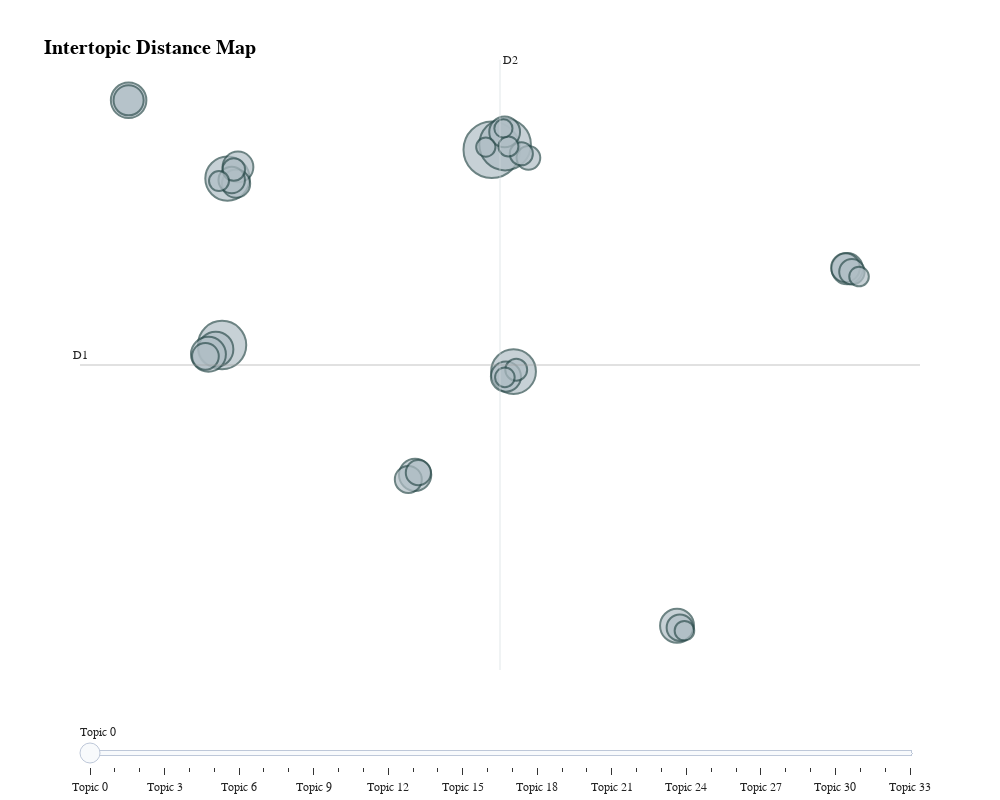

The cell this chart's notebook holds for it:
### Code cell
# ------------------------------------------------------------
# Visualize intertopic distances
# ------------------------------------------------------------

# N.B. UMAP (Uniform Manifold Approximation and Projection)
# used for dimensionality reduction. 
fig_2d = topic_model.visualize_topics(custom_labels=True)

# Update background and grid
fig_2d.update_layout(
    plot_bgcolor="white",
    paper_bgcolor="white",
    font_family="Arial",
    title_font_size=20,
    title_x=0.15,  # Center title
    width=1000,
    height=800,
    xaxis=dict(
        showgrid=False,
        zeroline=True,
        showline=True,
        ticks="outside",
        title=None
    ),
    yaxis=dict(
        showgrid=False,
        zeroline=True,
        showline=True,
        ticks="outside",
        title=None
    ),
    legend=dict(
        orientation="h",
        yanchor="bottom",
        y=1.02,
        xanchor="center",
        x=0.5
    )
)

fig_2d.write_image("../outputs/intertopic_distance_map_2D.png")
fig_2d.write_html("../outputs/intertopic_distance_map_2D.html")   

fig_2d.show()

### Figure 1 — Plotly figure (JSON) as saved in the notebook; plotly's stock layout.template omitted (floating-point values rounded to 4 significant figures)
{"data": [{"customdata": [[0, "safety | iosa | accidents | accident | audit", 233], [1, "security | information | smart security | passenger | screening", 194], [2, "settlement | billion | processed | bsp | cass", 170], [3, "charges | airport | airports | infrastructure | cost", 146], [4, "global | governments | important | great | future", 143], [5, "ndc | order | travel | retailing | distribution", 92], [6, "baggage | fast travel | fast | boarding | passengers", 90], [7, "cargo | e-freight | freight | e-awb | chain", 89], [8, "saf | corsia | emissions | production | carbon", 84], [9, "regulation | rights | passenger rights | regulations | smarter", 76], [10, "markets | growth | load | premium | capacity", 71], [11, "covid-19 | health | testing | travel | pandemic", 69], [12, "china | cargo | latam | express | royal", 69], [13, "tax | taxes | taxation | government | tourism", 66], [14, "data | intelligence | consulting | cargois | solutions", 66], [15, "cargo | trade | growth | global | demand", 60], [16, "world | commercial | jobs | people | economic", 58], [17, "unruly | mc99 | mp14 | passengers | incidents", 53], [18, "ceiv | lithium | batteries | dangerous | dangerous goods", 52], [19, "training | itdi | strategic | courses | partners", 51], [20, "emissions | carbon | environmental | technology | fuel efficiency", 51], [21, "profit | billion | net | profits | profitability", 47], [22, "slot | wsg | slots | airport | airport slot", 46], [23, " |  |  |  | ", 41], [24, "offices | box | somerset | north | office", 39], [25, "group | klm | france | david | egyptair", 37], [26, "atm | airspace | european | nextgen | traffic", 35], [27, "identity | id | digital | biometric | travel", 29], [28, "diversity | inclusion | diversity inclusion | female | gender", 29], [29, "ienva | waste | environmental | assessment | stage", 28], [30, "fuel | jet fuel | jet | supply | fuel supply", 28], [31, "oil | barrel | prices | fuel | price", 28], [32, "isago | ground | audits | audit | ground operations", 27], [33, "domestic | travel | rpks | international | traffic", 24]], "hovertemplate": "<b>Topic %{customdata[0]}</b><br>%{customdata[1]}<br>Size: %{customdata[2]}", "legendgroup": "", "marker": {"color": "#B0BEC5", "line": {"color": "DarkSlateGrey", "width": 2}, "size": [233, 194, 170, 146, 143, 92, 90, 89, 84, 76, 71, 69, 69, 66, 66, 60, 58, 53, 52, 51, 51, 47, 46, 41, 39, 37, 35, 29, 29, 28, 28, 28, 27, 24], "sizemode": "area", "sizeref": 0.1456, "symbol": "circle"}, "mode": "markers", "name": "", "orientation": "v", "showlegend": false, "type": "scatter", "x": [1.301, 1.744, -7.657, 2.024, -7.479, -10.76, -7.866, -8.111, 7.455, -1.245, 13.11, 1.729, -7.129, 1.771, -10.76, 13.05, -7.193, -1.472, -8.21, -7.338, 7.549, 13.26, -1.138, 2.518, 2.282, -7.268, 2.113, 1.854, -7.76, 7.7, 1.736, 13.5, 1.103, 1.688], "xaxis": "x", "y": [10.89, 11.15, 1.184, -0.1343, 9.454, 13.35, 0.9741, 0.7228, -12.77, -5.267, 4.975, 11.77, 10.03, -0.3862, 13.35, 5.027, 9.201, -5.494, 0.6216, 9.384, -12.86, 4.827, -5.16, 10.49, 10.69, 9.909, -0.04531, 11.05, 9.331, -13.01, -0.4218, 4.588, 11.02, 11.95], "yaxis": "y"}], "layout": {"annotations": [{"showarrow": false, "text": "D1", "x": -12.38, "y": 0.1912, "yshift": 10}, {"showarrow": false, "text": "D2", "x": 1.574, "xshift": 10, "y": 15.35}], "font": {"family": "Arial"}, "height": 800, "hoverlabel": {"bgcolor": "white", "font": {"family": "Rockwell", "size": 16}}, "legend": {"itemsizing": "constant", "orientation": "h", "tracegroupgap": 0, "x": 0.5, "xanchor": "center", "y": 1.02, "yanchor": "bottom"}, "margin": {"t": 60}, "paper_bgcolor": "white", "plot_bgcolor": "white", "shapes": [{"line": {"color": "#CFD8DC", "width": 2}, "type": "line", "x0": 1.574, "x1": 1.574, "y0": -14.97, "y1": 15.35}, {"line": {"color": "#9E9E9E", "width": 2}, "type": "line", "x0": -12.38, "x1": 15.52, "y0": 0.1912, "y1": 0.1912}], "sliders": [{"active": 0, "pad": {"t": 50}, "steps": [{"args": [{"marker.color": [["red", "#B0BEC5", "#B0BEC5", "#B0BEC5", "#B0BEC5", "#B0BEC5", "#B0BEC5", "#B0BEC5", "#B0BEC5", "#B0BEC5", "#B0BEC5", "#B0BEC5", "#B0BEC5", "#B0BEC5", "#B0BEC5", "#B0BEC5", "#B0BEC5", "#B0BEC5", "#B0BEC5", "#B0BEC5", "#B0BEC5", "#B0BEC5", "#B0BEC5", "#B0BEC5", "#B0BEC5", "#B0BEC5", "#B0BEC5", "#B0BEC5", "#B0BEC5", "#B0BEC5", "#B0BEC5", "#B0BEC5", "#B0BEC5", "#B0BEC5"]]}], "label": "Topic 0", "method": "update"}, {"args": [{"marker.color": [["#B0BEC5", "red", "#B0BEC5", "#B0BEC5", "#B0BEC5", "#B0BEC5", "#B0BEC5", "#B0BEC5", "#B0BEC5", "#B0BEC5", "#B0BEC5", "#B0BEC5", "#B0BEC5", "#B0BEC5", "#B0BEC5", "#B0BEC5", "#B0BEC5", "#B0BEC5", "#B0BEC5", "#B0BEC5", "#B0BEC5", "#B0BEC5", "#B0BEC5", "#B0BEC5", "#B0BEC5", "#B0BEC5", "#B0BEC5", "#B0BEC5", "#B0BEC5", "#B0BEC5", "#B0BEC5", "#B0BEC5", "#B0BEC5", "#B0BEC5"]]}], "label": "Topic 1", "method": "update"}, {"args": [{"marker.color": [["#B0BEC5", "#B0BEC5", "red", "#B0BEC5", "#B0BEC5", "#B0BEC5", "#B0BEC5", "#B0BEC5", "#B0BEC5", "#B0BEC5", "#B0BEC5", "#B0BEC5", "#B0BEC5", "#B0BEC5", "#B0BEC5", "#B0BEC5", "#B0BEC5", "#B0BEC5", "#B0BEC5", "#B0BEC5", "#B0BEC5", "#B0BEC5", "#B0BEC5", "#B0BEC5", "#B0BEC5", "#B0BEC5", "#B0BEC5", "#B0BEC5", "#B0BEC5", "#B0BEC5", "#B0BEC5", "#B0BEC5", "#B0BEC5", "#B0BEC5"]]}], "label": "Topic 2", "method": "update"}, {"args": [{"marker.color": [["#B0BEC5", "#B0BEC5", "#B0BEC5", "red", "#B0BEC5", "#B0BEC5", "#B0BEC5", "#B0BEC5", "#B0BEC5", "#B0BEC5", "#B0BEC5", "#B0BEC5", "#B0BEC5", "#B0BEC5", "#B0BEC5", "#B0BEC5", "#B0BEC5", "#B0BEC5", "#B0BEC5", "#B0BEC5", "#B0BEC5", "#B0BEC5", "#B0BEC5", "#B0BEC5", "#B0BEC5", "#B0BEC5", "#B0BEC5", "#B0BEC5", "#B0BEC5", "#B0BEC5", "#B0BEC5", "#B0BEC5", "#B0BEC5", "#B0BEC5"]]}], "label": "Topic 3", "method": "update"}, {"args": [{"marker.color": [["#B0BEC5", "#B0BEC5", "#B0BEC5", "#B0BEC5", "red", "#B0BEC5", "#B0BEC5", "#B0BEC5", "#B0BEC5", "#B0BEC5", "#B0BEC5", "#B0BEC5", "#B0BEC5", "#B0BEC5", "#B0BEC5", "#B0BEC5", "#B0BEC5", "#B0BEC5", "#B0BEC5", "#B0BEC5", "#B0BEC5", "#B0BEC5", "#B0BEC5", "#B0BEC5", "#B0BEC5", "#B0BEC5", "#B0BEC5", "#B0BEC5", "#B0BEC5", "#B0BEC5", "#B0BEC5", "#B0BEC5", "#B0BEC5", "#B0BEC5"]]}], "label": "Topic 4", "method": "update"}, {"args": [{"marker.color": [["#B0BEC5", "#B0BEC5", "#B0BEC5", "#B0BEC5", "#B0BEC5", "red", "#B0BEC5", "#B0BEC5", "#B0BEC5", "#B0BEC5", "#B0BEC5", "#B0BEC5", "#B0BEC5", "#B0BEC5", "#B0BEC5", "#B0BEC5", "#B0BEC5", "#B0BEC5", "#B0BEC5", "#B0BEC5", "#B0BEC5", "#B0BEC5", "#B0BEC5", "#B0BEC5", "#B0BEC5", "#B0BEC5", "#B0BEC5", "#B0BEC5", "#B0BEC5", "#B0BEC5", "#B0BEC5", "#B0BEC5", "#B0BEC5", "#B0BEC5"]]}], "label": "Topic 5", "method": "update"}, {"args": [{"marker.color": [["#B0BEC5", "#B0BEC5", "#B0BEC5", "#B0BEC5", "#B0BEC5", "#B0BEC5", "red", "#B0BEC5", "#B0BEC5", "#B0BEC5", "#B0BEC5", "#B0BEC5", "#B0BEC5", "#B0BEC5", "#B0BEC5", "#B0BEC5", "#B0BEC5", "#B0BEC5", "#B0BEC5", "#B0BEC5", "#B0BEC5", "#B0BEC5", "#B0BEC5", "#B0BEC5", "#B0BEC5", "#B0BEC5", "#B0BEC5", "#B0BEC5", "#B0BEC5", "#B0BEC5", "#B0BEC5", "#B0BEC5", "#B0BEC5", "#B0BEC5"]]}], "label": "Topic 6", "method": "update"}, {"args": [{"marker.color": [["#B0BEC5", "#B0BEC5", "#B0BEC5", "#B0BEC5", "#B0BEC5", "#B0BEC5", "#B0BEC5", "red", "#B0BEC5", "#B0BEC5", "#B0BEC5", "#B0BEC5", "#B0BEC5", "#B0BEC5", "#B0BEC5", "#B0BEC5", "#B0BEC5", "#B0BEC5", "#B0BEC5", "#B0BEC5", "#B0BEC5", "#B0BEC5", "#B0BEC5", "#B0BEC5", "#B0BEC5", "#B0BEC5", "#B0BEC5", "#B0BEC5", "#B0BEC5", "#B0BEC5", "#B0BEC5", "#B0BEC5", "#B0BEC5", "#B0BEC5"]]}], "label": "Topic 7", "method": "update"}, {"args": [{"marker.color": [["#B0BEC5", "#B0BEC5", "#B0BEC5", "#B0BEC5", "#B0BEC5", "#B0BEC5", "#B0BEC5", "#B0BEC5", "red", "#B0BEC5", "#B0BEC5", "#B0BEC5", "#B0BEC5", "#B0BEC5", "#B0BEC5", "#B0BEC5", "#B0BEC5", "#B0BEC5", "#B0BEC5", "#B0BEC5", "#B0BEC5", "#B0BEC5", "#B0BEC5", "#B0BEC5", "#B0BEC5", "#B0BEC5", "#B0BEC5", "#B0BEC5", "#B0BEC5", "#B0BEC5", "#B0BEC5", "#B0BEC5", "#B0BEC5", "#B0BEC5"]]}], "label": "Topic 8", "method": "update"}, {"args": [{"marker.color": [["#B0BEC5", "#B0BEC5", "#B0BEC5", "#B0BEC5", "#B0BEC5", "#B0BEC5", "#B0BEC5", "#B0BEC5", "#B0BEC5", "red", "#B0BEC5", "#B0BEC5", "#B0BEC5", "#B0BEC5", "#B0BEC5", "#B0BEC5", "#B0BEC5", "#B0BEC5", "#B0BEC5", "#B0BEC5", "#B0BEC5", "#B0BEC5", "#B0BEC5", "#B0BEC5", "#B0BEC5", "#B0BEC5", "#B0BEC5", "#B0BEC5", "#B0BEC5", "#B0BEC5", "#B0BEC5", "#B0BEC5", "#B0BEC5", "#B0BEC5"]]}], "label": "Topic 9", "method": "update"}, {"args": [{"marker.color": [["#B0BEC5", "#B0BEC5", "#B0BEC5", "#B0BEC5", "#B0BEC5", "#B0BEC5", "#B0BEC5", "#B0BEC5", "#B0BEC5", "#B0BEC5", "red", "#B0BEC5", "#B0BEC5", "#B0BEC5", "#B0BEC5", "#B0BEC5", "#B0BEC5", "#B0BEC5", "#B0BEC5", "#B0BEC5", "#B0BEC5", "#B0BEC5", "#B0BEC5", "#B0BEC5", "#B0BEC5", "#B0BEC5", "#B0BEC5", "#B0BEC5", "#B0BEC5", "#B0BEC5", "#B0BEC5", "#B0BEC5", "#B0BEC5", "#B0BEC5"]]}], "label": "Topic 10", "method": "update"}, {"args": [{"marker.color": [["#B0BEC5", "#B0BEC5", "#B0BEC5", "#B0BEC5", "#B0BEC5", "#B0BEC5", "#B0BEC5", "#B0BEC5", "#B0BEC5", "#B0BEC5", "#B0BEC5", "red", "#B0BEC5", "#B0BEC5", "#B0BEC5", "#B0BEC5", "#B0BEC5", "#B0BEC5", "#B0BEC5", "#B0BEC5", "#B0BEC5", "#B0BEC5", "#B0BEC5", "#B0BEC5", "#B0BEC5", "#B0BEC5", "#B0BEC5", "#B0BEC5", "#B0BEC5", "#B0BEC5", "#B0BEC5", "#B0BEC5", "#B0BEC5", "#B0BEC5"]]}], "label": "Topic 11", "method": "update"}, {"args": [{"marker.color": [["#B0BEC5", "#B0BEC5", "#B0BEC5", "#B0BEC5", "#B0BEC5", "#B0BEC5", "#B0BEC5", "#B0BEC5", "#B0BEC5", "#B0BEC5", "#B0BEC5", "#B0BEC5", "red", "#B0BEC5", "#B0BEC5", "#B0BEC5", "#B0BEC5", "#B0BEC5", "#B0BEC5", "#B0BEC5", "#B0BEC5", "#B0BEC5", "#B0BEC5", "#B0BEC5", "#B0BEC5", "#B0BEC5", "#B0BEC5", "#B0BEC5", "#B0BEC5", "#B0BEC5", "#B0BEC5", "#B0BEC5", "#B0BEC5", "#B0BEC5"]]}], "label": "Topic 12", "method": "update"}, {"args": [{"marker.color": [["#B0BEC5", "#B0BEC5", "#B0BEC5", "#B0BEC5", "#B0BEC5", "#B0BEC5", "#B0BEC5", "#B0BEC5", "#B0BEC5", "#B0BEC5", "#B0BEC5", "#B0BEC5", "#B0BEC5", "red", "#B0BEC5", "#B0BEC5", "#B0BEC5", "#B0BEC5", "#B0BEC5", "#B0BEC5", "#B0BEC5", "#B0BEC5", "#B0BEC5", "#B0BEC5", "#B0BEC5", "#B0BEC5", "#B0BEC5", "#B0BEC5", "#B0BEC5", "#B0BEC5", "#B0BEC5", "#B0BEC5", "#B0BEC5", "#B0BEC5"]]}], "label": "Topic 13", "method": "update"}, {"args": [{"marker.color": [["#B0BEC5", "#B0BEC5", "#B0BEC5", "#B0BEC5", "#B0BEC5", "#B0BEC5", "#B0BEC5", "#B0BEC5", "#B0BEC5", "#B0BEC5", "#B0BEC5", "#B0BEC5", "#B0BEC5", "#B0BEC5", "red", "#B0BEC5", "#B0BEC5", "#B0BEC5", "#B0BEC5", "#B0BEC5", "#B0BEC5", "#B0BEC5", "#B0BEC5", "#B0BEC5", "#B0BEC5", "#B0BEC5", "#B0BEC5", "#B0BEC5", "#B0BEC5", "#B0BEC5", "#B0BEC5", "#B0BEC5", "#B0BEC5", "#B0BEC5"]]}], "label": "Topic 14", "method": "update"}, {"args": [{"marker.color": [["#B0BEC5", "#B0BEC5", "#B0BEC5", "#B0BEC5", "#B0BEC5", "#B0BEC5", "#B0BEC5", "#B0BEC5", "#B0BEC5", "#B0BEC5", "#B0BEC5", "#B0BEC5", "#B0BEC5", "#B0BEC5", "#B0BEC5", "red", "#B0BEC5", "#B0BEC5", "#B0BEC5", "#B0BEC5", "#B0BEC5", "#B0BEC5", "#B0BEC5", "#B0BEC5", "#B0BEC5", "#B0BEC5", "#B0BEC5", "#B0BEC5", "#B0BEC5", "#B0BEC5", "#B0BEC5", "#B0BEC5", "#B0BEC5", "#B0BEC5"]]}], "label": "Topic 15", "method": "update"}, {"args": [{"marker.color": [["#B0BEC5", "#B0BEC5", "#B0BEC5", "#B0BEC5", "#B0BEC5", "#B0BEC5", "#B0BEC5", "#B0BEC5", "#B0BEC5", "#B0BEC5", "#B0BEC5", "#B0BEC5", "#B0BEC5", "#B0BEC5", "#B0BEC5", "#B0BEC5", "red", "#B0BEC5", "#B0BEC5", "#B0BEC5", "#B0BEC5", "#B0BEC5", "#B0BEC5", "#B0BEC5", "#B0BEC5", "#B0BEC5", "#B0BEC5", "#B0BEC5", "#B0BEC5", "#B0BEC5", "#B0BEC5", "#B0BEC5", "#B0BEC5", "#B0BEC5"]]}], "label": "Topic 16", "method": "update"}, {"args": [{"marker.color": [["#B0BEC5", "#B0BEC5", "#B0BEC5", "#B0BEC5", "#B0BEC5", "#B0BEC5", "#B0BEC5", "#B0BEC5", "#B0BEC5", "#B0BEC5", "#B0BEC5", "#B0BEC5", "#B0BEC5", "#B0BEC5", "#B0BEC5", "#B0BEC5", "#B0BEC5", "red", "#B0BEC5", "#B0BEC5", "#B0BEC5", "#B0BEC5", "#B0BEC5", "#B0BEC5", "#B0BEC5", "#B0BEC5", "#B0BEC5", "#B0BEC5", "#B0BEC5", "#B0BEC5", "#B0BEC5", "#B0BEC5", "#B0BEC5", "#B0BEC5"]]}], "label": "Topic 17", "method": "update"}, {"args": [{"marker.color": [["#B0BEC5", "#B0BEC5", "#B0BEC5", "#B0BEC5", "#B0BEC5", "#B0BEC5", "#B0BEC5", "#B0BEC5", "#B0BEC5", "#B0BEC5", "#B0BEC5", "#B0BEC5", "#B0BEC5", "#B0BEC5", "#B0BEC5", "#B0BEC5", "#B0BEC5", "#B0BEC5", "red", "#B0BEC5", "#B0BEC5", "#B0BEC5", "#B0BEC5", "#B0BEC5", "#B0BEC5", "#B0BEC5", "#B0BEC5", "#B0BEC5", "#B0BEC5", "#B0BEC5", "#B0BEC5", "#B0BEC5", "#B0BEC5", "#B0BEC5"]]}], "label": "Topic 18", "method": "update"}, {"args": [{"marker.color": [["#B0BEC5", "#B0BEC5", "#B0BEC5", "#B0BEC5", "#B0BEC5", "#B0BEC5", "#B0BEC5", "#B0BEC5", "#B0BEC5", "#B0BEC5", "#B0BEC5", "#B0BEC5", "#B0BEC5", "#B0BEC5", "#B0BEC5", "#B0BEC5", "#B0BEC5", "#B0BEC5", "#B0BEC5", "red", "#B0BEC5", "#B0BEC5", "#B0BEC5", "#B0BEC5", "#B0BEC5", "#B0BEC5", "#B0BEC5", "#B0BEC5", "#B0BEC5", "#B0BEC5", "#B0BEC5", "#B0BEC5", "#B0BEC5", "#B0BEC5"]]}], "label": "Topic 19", "method": "update"}, {"args": [{"marker.color": [["#B0BEC5", "#B0BEC5", "#B0BEC5", "#B0BEC5", "#B0BEC5", "#B0BEC5", "#B0BEC5", "#B0BEC5", "#B0BEC5", "#B0BEC5", "#B0BEC5", "#B0BEC5", "#B0BEC5", "#B0BEC5", "#B0BEC5", "#B0BEC5", "#B0BEC5", "#B0BEC5", "#B0BEC5", "#B0BEC5", "red", "#B0BEC5", "#B0BEC5", "#B0BEC5", "#B0BEC5", "#B0BEC5", "#B0BEC5", "#B0BEC5", "#B0BEC5", "#B0BEC5", "#B0BEC5", "#B0BEC5", "#B0BEC5", "#B0BEC5"]]}], "label": "Topic 20", "method": "update"}, {"args": [{"marker.color": [["#B0BEC5", "#B0BEC5", "#B0BEC5", "#B0BEC5", "#B0BEC5", "#B0BEC5", "#B0BEC5", "#B0BEC5", "#B0BEC5", "#B0BEC5", "#B0BEC5", "#B0BEC5", "#B0BEC5", "#B0BEC5", "#B0BEC5", "#B0BEC5", "#B0BEC5", "#B0BEC5", "#B0BEC5", "#B0BEC5", "#B0BEC5", "red", "#B0BEC5", "#B0BEC5", "#B0BEC5", "#B0BEC5", "#B0BEC5", "#B0BEC5", "#B0BEC5", "#B0BEC5", "#B0BEC5", "#B0BEC5", "#B0BEC5", "#B0BEC5"]]}], "label": "Topic 21", "method": "update"}, {"args": [{"marker.color": [["#B0BEC5", "#B0BEC5", "#B0BEC5", "#B0BEC5", "#B0BEC5", "#B0BEC5", "#B0BEC5", "#B0BEC5", "#B0BEC5", "#B0BEC5", "#B0BEC5", "#B0BEC5", "#B0BEC5", "#B0BEC5", "#B0BEC5", "#B0BEC5", "#B0BEC5", "#B0BEC5", "#B0BEC5", "#B0BEC5", "#B0BEC5", "#B0BEC5", "red", "#B0BEC5", "#B0BEC5", "#B0BEC5", "#B0BEC5", "#B0BEC5", "#B0BEC5", "#B0BEC5", "#B0BEC5", "#B0BEC5", "#B0BEC5", "#B0BEC5"]]}], "label": "Topic 22", "method": "update"}, {"args": [{"marker.color": [["#B0BEC5", "#B0BEC5", "#B0BEC5", "#B0BEC5", "#B0BEC5", "#B0BEC5", "#B0BEC5", "#B0BEC5", "#B0BEC5", "#B0BEC5", "#B0BEC5", "#B0BEC5", "#B0BEC5", "#B0BEC5", "#B0BEC5", "#B0BEC5", "#B0BEC5", "#B0BEC5", "#B0BEC5", "#B0BEC5", "#B0BEC5", "#B0BEC5", "#B0BEC5", "red", "#B0BEC5", "#B0BEC5", "#B0BEC5", "#B0BEC5", "#B0BEC5", "#B0BEC5", "#B0BEC5", "#B0BEC5", "#B0BEC5", "#B0BEC5"]]}], "label": "Topic 23", "method": "update"}, {"args": [{"marker.color": [["#B0BEC5", "#B0BEC5", "#B0BEC5", "#B0BEC5", "#B0BEC5", "#B0BEC5", "#B0BEC5", "#B0BEC5", "#B0BEC5", "#B0BEC5", "#B0BEC5", "#B0BEC5", "#B0BEC5", "#B0BEC5", "#B0BEC5", "#B0BEC5", "#B0BEC5", "#B0BEC5", "#B0BEC5", "#B0BEC5", "#B0BEC5", "#B0BEC5", "#B0BEC5", "#B0BEC5", "red", "#B0BEC5", "#B0BEC5", "#B0BEC5", "#B0BEC5", "#B0BEC5", "#B0BEC5", "#B0BEC5", "#B0BEC5", "#B0BEC5"]]}], "label": "Topic 24", "method": "update"}, {"args": [{"marker.color": [["#B0BEC5", "#B0BEC5", "#B0BEC5", "#B0BEC5", "#B0BEC5", "#B0BEC5", "#B0BEC5", "#B0BEC5", "#B0BEC5", "#B0BEC5", "#B0BEC5", "#B0BEC5", "#B0BEC5", "#B0BEC5", "#B0BEC5", "#B0BEC5", "#B0BEC5", "#B0BEC5", "#B0BEC5", "#B0BEC5", "#B0BEC5", "#B0BEC5", "#B0BEC5", "#B0BEC5", "#B0BEC5", "red", "#B0BEC5", "#B0BEC5", "#B0BEC5", "#B0BEC5", "#B0BEC5", "#B0BEC5", "#B0BEC5", "#B0BEC5"]]}], "label": "Topic 25", "method": "update"}, {"args": [{"marker.color": [["#B0BEC5", "#B0BEC5", "#B0BEC5", "#B0BEC5", "#B0BEC5", "#B0BEC5", "#B0BEC5", "#B0BEC5", "#B0BEC5", "#B0BEC5", "#B0BEC5", "#B0BEC5", "#B0BEC5", "#B0BEC5", "#B0BEC5", "#B0BEC5", "#B0BEC5", "#B0BEC5", "#B0BEC5", "#B0BEC5", "#B0BEC5", "#B0BEC5", "#B0BEC5", "#B0BEC5", "#B0BEC5", "#B0BEC5", "red", "#B0BEC5", "#B0BEC5", "#B0BEC5", "#B0BEC5", "#B0BEC5", "#B0BEC5", "#B0BEC5"]]}], "label": "Topic 26", "method": "update"}, {"args": [{"marker.color": [["#B0BEC5", "#B0BEC5", "#B0BEC5", "#B0BEC5", "#B0BEC5", "#B0BEC5", "#B0BEC5", "#B0BEC5", "#B0BEC5", "#B0BEC5", "#B0BEC5", "#B0BEC5", "#B0BEC5", "#B0BEC5", "#B0BEC5", "#B0BEC5", "#B0BEC5", "#B0BEC5", "#B0BEC5", "#B0BEC5", "#B0BEC5", "#B0BEC5", "#B0BEC5", "#B0BEC5", "#B0BEC5", "#B0BEC5", "#B0BEC5", "red", "#B0BEC5", "#B0BEC5", "#B0BEC5", "#B0BEC5", "#B0BEC5", "#B0BEC5"]]}], "label": "Topic 27", "method": "update"}, {"args": [{"marker.color": [["#B0BEC5", "#B0BEC5", "#B0BEC5", "#B0BEC5", "#B0BEC5", "#B0BEC5", "#B0BEC5", "#B0BEC5", "#B0BEC5", "#B0BEC5", "#B0BEC5", "#B0BEC5", "#B0BEC5", "#B0BEC5", "#B0BEC5", "#B0BEC5", "#B0BEC5", "#B0BEC5", "#B0BEC5", "#B0BEC5", "#B0BEC5", "#B0BEC5", "#B0BEC5", "#B0BEC5", "#B0BEC5", "#B0BEC5", "#B0BEC5", "#B0BEC5", "red", "#B0BEC5", "#B0BEC5", "#B0BEC5", "#B0BEC5", "#B0BEC5"]]}], "label": "Topic 28", "method": "update"}, {"args": [{"marker.color": [["#B0BEC5", "#B0BEC5", "#B0BEC5", "#B0BEC5", "#B0BEC5", "#B0BEC5", "#B0BEC5", "#B0BEC5", "#B0BEC5", "#B0BEC5", "#B0BEC5", "#B0BEC5", "#B0BEC5", "#B0BEC5", "#B0BEC5", "#B0BEC5", "#B0BEC5", "#B0BEC5", "#B0BEC5", "#B0BEC5", "#B0BEC5", "#B0BEC5", "#B0BEC5", "#B0BEC5", "#B0BEC5", "#B0BEC5", "#B0BEC5", "#B0BEC5", "#B0BEC5", "red", "#B0BEC5", "#B0BEC5", "#B0BEC5", "#B0BEC5"]]}], "label": "Topic 29", "method": "update"}, {"args": [{"marker.color": [["#B0BEC5", "#B0BEC5", "#B0BEC5", "#B0BEC5", "#B0BEC5", "#B0BEC5", "#B0BEC5", "#B0BEC5", "#B0BEC5", "#B0BEC5", "#B0BEC5", "#B0BEC5", "#B0BEC5", "#B0BEC5", "#B0BEC5", "#B0BEC5", "#B0BEC5", "#B0BEC5", "#B0BEC5", "#B0BEC5", "#B0BEC5", "#B0BEC5", "#B0BEC5", "#B0BEC5", "#B0BEC5", "#B0BEC5", "#B0BEC5", "#B0BEC5", "#B0BEC5", "#B0BEC5", "red", "#B0BEC5", "#B0BEC5", "#B0BEC5"]]}], "label": "Topic 30", "method": "update"}, {"args": [{"marker.color": [["#B0BEC5", "#B0BEC5", "#B0BEC5", "#B0BEC5", "#B0BEC5", "#B0BEC5", "#B0BEC5", "#B0BEC5", "#B0BEC5", "#B0BEC5", "#B0BEC5", "#B0BEC5", "#B0BEC5", "#B0BEC5", "#B0BEC5", "#B0BEC5", "#B0BEC5", "#B0BEC5", "#B0BEC5", "#B0BEC5", "#B0BEC5", "#B0BEC5", "#B0BEC5", "#B0BEC5", "#B0BEC5", "#B0BEC5", "#B0BEC5", "#B0BEC5", "#B0BEC5", "#B0BEC5", "#B0BEC5", "red", "#B0BEC5", "#B0BEC5"]]}], "label": "Topic 31", "method": "update"}, {"args": [{"marker.color": [["#B0BEC5", "#B0BEC5", "#B0BEC5", "#B0BEC5", "#B0BEC5", "#B0BEC5", "#B0BEC5", "#B0BEC5", "#B0BEC5", "#B0BEC5", "#B0BEC5", "#B0BEC5", "#B0BEC5", "#B0BEC5", "#B0BEC5", "#B0BEC5", "#B0BEC5", "#B0BEC5", "#B0BEC5", "#B0BEC5", "#B0BEC5", "#B0BEC5", "#B0BEC5", "#B0BEC5", "#B0BEC5", "#B0BEC5", "#B0BEC5", "#B0BEC5", "#B0BEC5", "#B0BEC5", "#B0BEC5", "#B0BEC5", "red", "#B0BEC5"]]}], "label": "Topic 32", "method": "update"}, {"args": [{"marker.color": [["#B0BEC5", "#B0BEC5", "#B0BEC5", "#B0BEC5", "#B0BEC5", "#B0BEC5", "#B0BEC5", "#B0BEC5", "#B0BEC5", "#B0BEC5", "#B0BEC5", "#B0BEC5", "#B0BEC5", "#B0BEC5", "#B0BEC5", "#B0BEC5", "#B0BEC5", "#B0BEC5", "#B0BEC5", "#B0BEC5", "#B0BEC5", "#B0BEC5", "#B0BEC5", "#B0BEC5", "#B0BEC5", "#B0BEC5", "#B0BEC5", "#B0BEC5", "#B0BEC5", "#B0BEC5", "#B0BEC5", "#B0BEC5", "#B0BEC5", "red"]]}], "label": "Topic 33", "method": "update"}]}], "title": {"font": {"color": "Black", "size": 20}, "text": "<b>Intertopic Distance Map</b>", "x": 0.15, "xanchor": "center", "y": 0.95, "yanchor": "top"}, "width": 1000, "xaxis": {"anchor": "y", "domain": [0, 1], "range": [-12.38, 15.52], "showgrid": false, "showline": true, "ticks": "outside", "title": {}, "visible": false, "zeroline": true}, "yaxis": {"anchor": "x", "domain": [0, 1], "range": [-14.97, 15.35], "showgrid": false, "showline": true, "ticks": "outside", "title": {}, "visible": false, "zeroline": true}}}
